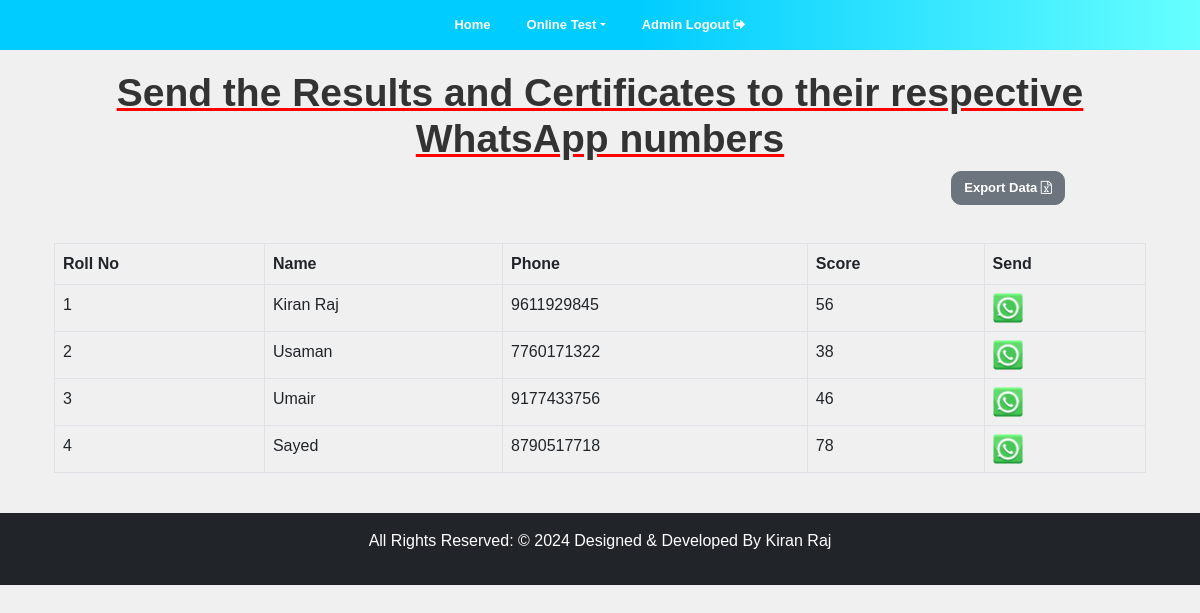
The page /Admin/students_list.php on the database its author committed.
### tables this page shows
CREATE TABLE `user_details` (
  `id` int(32) NOT NULL,
  `name` varchar(255) NOT NULL,
  `phone` varchar(255) NOT NULL,
  `score` int(11) DEFAULT NULL
);

### Admin/students_list.php (the view, shortened to what this page needs)
<?php
include('../db/dbconn.php');
?>
<!DOCTYPE html>
<html lang="en">
<head>
  <link rel="stylesheet" href="styles.css">
  <link rel="stylesheet" href="css/bootstrap.min.css">
  <?php include('../headers/headerafterlogin.php'); ?>
</head>
<body class="light-dark-bg">
  <div class="container ">
    <h1 class="heading">Send the Results and Certificates to their respective WhatsApp numbers</h1>
  <div class="container-fluid">
    <div class="row justify-content-evenly">
      <div class="col-12">
        <div class="row justify-content-evenly">
          <div class="col-3 mt-10">
              <button class="btn btn-secondary" style="border-radius: 10px; position: absolute;; right: 135px;" type="button" onclick="export_data()">Export Data <i class="fa fa-file-excel-o"></i></button>
              <br>
            </div>
          </div>
        </div>
      </div>
      <br>
      <br>
      <div class="table-responsive mt-20">
        <table class="table table-bordered" id="data">
          <thead>
            <tr>
              <th>Roll No</th>
              <th>Name</th>
              <th>Phone</th>
              <th>Score</th>
              <th>Send</th>
            </tr>
          </thead>
          <tbody>
            <?php
            $query = "SELECT * FROM user_details";
            $result = mysqli_query($conn, $query);
            if ($result) {
              while ($fetch = mysqli_fetch_assoc($result)) {
            ?>
              <tr>
                <td><?php echo $fetch['id']; ?></td>
                <td><?php echo $fetch['name']; ?></td>
                <td><?php echo $fetch['phone']; ?></td>
                <td><?php echo $fetch['score']; ?></td>
                <td>
                  <a target="_blank" href="https://wa.me/+91<?php echo $fetch['phone']; ?>/?text=Hello *<?php echo $fetch['name']; ?>*, We appreciate you choosing to learn computer languages on our website! You received *<?php echo $fetch['score']; ?>* marks in our test. Your results and certificate have been delivered to the email address you registered with. Kindly give it a look. *Ready to advance your abilities?* We've recently released fascinating new tests and lessons to assist you in mastering programming. Take them on, and you'll see professional growth!">
                    <img src="icons8-whatsapp-64.png" alt="WhatsApp Icon" style="width: 30px; height: 30px;">
                  </a>
                </td>
              </tr>
            <?php
              }
            } else {
              echo "Error: " . mysqli_error($conn);
            }
            ?>
          </tbody>
        </table>
      </div>
    </div>
  </div>
<br>
</body>
</html>

### home/styles.css (style rules this page uses)
.light-dark-bg { background-color: #f0f0f0; color: #333; }
* { box-sizing:border-box }

### headers/headerafterlogin.php (style rules this page uses)
body { overflow-x:hidden; }
.container-fluid button { border-radius: 0px; margin-left: 5px; color: white; font-weight: 700; max-height: 40px; font-size: px; }
@media (max-width: 1205px) { .container-fluid button { border-radius: 0px; margin-left: 5px; color: white; max-height: 40px; font-size: 13px; } }

### Admin/students_list.php (style rules this page uses)
body { font-family: Arial, sans-serif; background-color: #f0f0f0; margin: 0; padding: 0; }
.heading { text-align: center; color: #00000; font-size: 39px; font-weight: bold; margin-top: 20px; text-decoration: underline; text-decoration-color: red; }

### rows shown on the page
user_details: id "1", name "Kiran Raj", phone "9611929845", score "56"
user_details: id "2", name "Usaman", phone "7760171322", score "38"
user_details: id "3", name "Umair", phone "9177433756", score "46"
user_details: id "4", name "Sayed", phone "8790517718", score "78"
